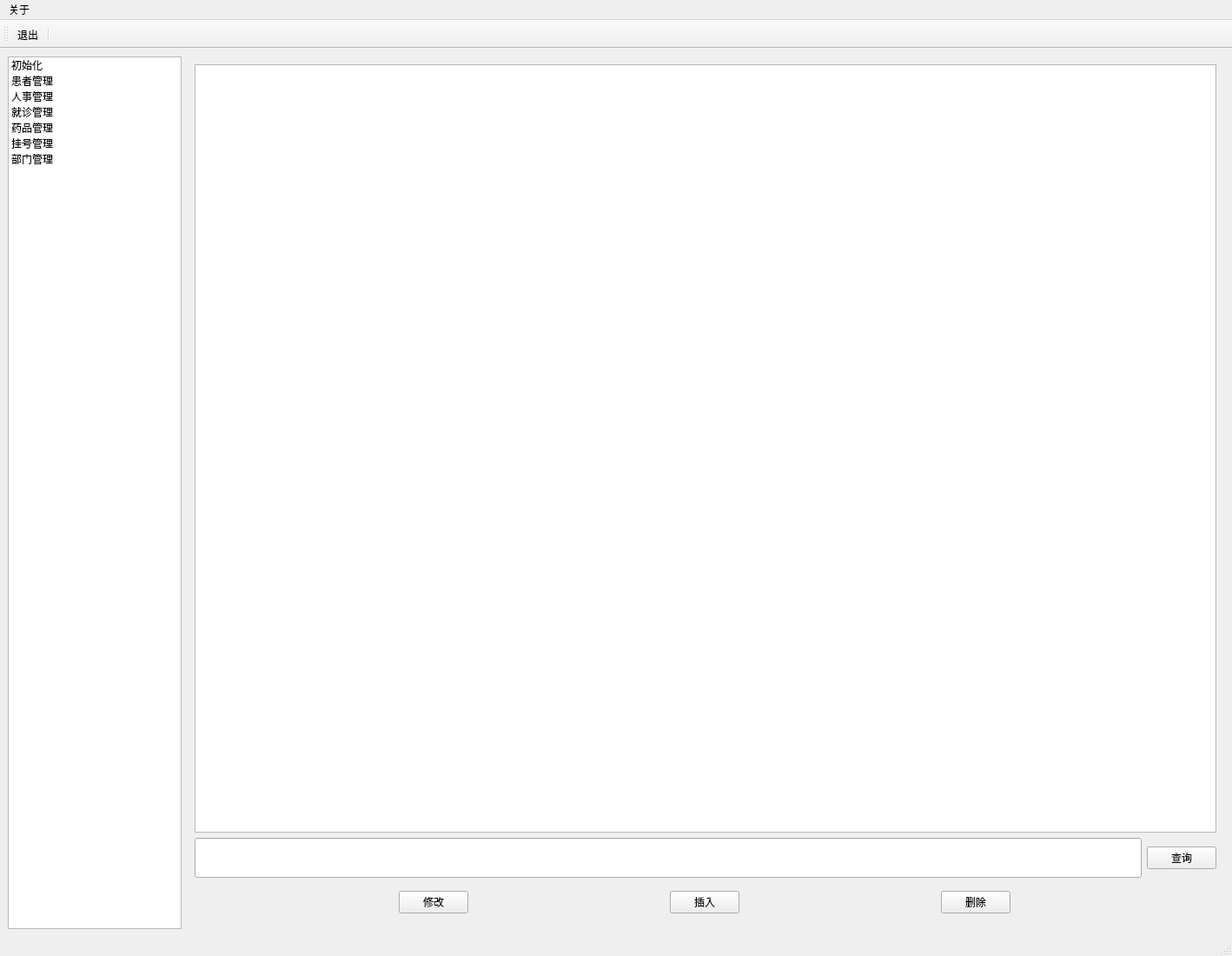
<?xml version="1.0" encoding="UTF-8"?>
<ui version="4.0">
 <class>mainWindow</class>
 <widget class="QMainWindow" name="mainWindow">
  <property name="geometry">
   <rect>
    <x>0</x>
    <y>0</y>
    <width>1418</width>
    <height>1100</height>
   </rect>
  </property>
  <property name="sizePolicy">
   <sizepolicy hsizetype="Preferred" vsizetype="Preferred">
    <horstretch>0</horstretch>
    <verstretch>0</verstretch>
   </sizepolicy>
  </property>
  <property name="contextMenuPolicy">
   <enum>Qt::DefaultContextMenu</enum>
  </property>
  <property name="windowTitle">
   <string>管理员</string>
  </property>
  <widget class="QWidget" name="centralwidget">
   <property name="sizePolicy">
    <sizepolicy hsizetype="Preferred" vsizetype="Preferred">
     <horstretch>0</horstretch>
     <verstretch>0</verstretch>
    </sizepolicy>
   </property>
   <layout class="QHBoxLayout" name="horizontalLayout">
    <item>
     <widget class="QListWidget" name="listWidget">
      <property name="sizePolicy">
       <sizepolicy hsizetype="Fixed" vsizetype="Expanding">
        <horstretch>0</horstretch>
        <verstretch>0</verstretch>
       </sizepolicy>
      </property>
      <property name="minimumSize">
       <size>
        <width>200</width>
        <height>0</height>
       </size>
      </property>
      <property name="maximumSize">
       <size>
        <width>200</width>
        <height>16777215</height>
       </size>
      </property>
      <item>
       <property name="text">
        <string>初始化</string>
       </property>
      </item>
      <item>
       <property name="text">
        <string>患者管理</string>
       </property>
      </item>
      <item>
       <property name="text">
        <string>人事管理</string>
       </property>
      </item>
      <item>
       <property name="text">
        <string>就诊管理</string>
       </property>
      </item>
      <item>
       <property name="text">
        <string>药品管理</string>
       </property>
      </item>
      <item>
       <property name="text">
        <string>挂号管理</string>
       </property>
      </item>
      <item>
       <property name="text">
        <string>部门管理</string>
       </property>
      </item>
     </widget>
    </item>
    <item>
     <widget class="QStackedWidget" name="stackedWidget">
      <property name="cursor">
       <cursorShape>ArrowCursor</cursorShape>
      </property>
      <property name="currentIndex">
       <number>1</number>
      </property>
      <widget class="QWidget" name="page_1">
       <layout class="QVBoxLayout" name="verticalLayout">
        <item>
         <widget class="QWidget" name="widget_1" native="true">
          <layout class="QHBoxLayout" name="horizontalLayout_5">
           <item>
            <widget class="QPushButton" name="btn_createDB">
             <property name="sizePolicy">
              <sizepolicy hsizetype="Fixed" vsizetype="Fixed">
               <horstretch>0</horstretch>
               <verstretch>0</verstretch>
              </sizepolicy>
             </property>
             <property name="text">
              <string>创建数据库</string>
             </property>
            </widget>
           </item>
           <item>
            <widget class="QPushButton" name="btn_importDB">
             <property name="sizePolicy">
              <sizepolicy hsizetype="Fixed" vsizetype="Fixed">
               <horstretch>0</horstretch>
               <verstretch>0</verstretch>
              </sizepolicy>
             </property>
             <property name="text">
              <string>导入数据</string>
             </property>
            </widget>
           </item>
          </layout>
         </widget>
        </item>
        <item>
         <widget class="QPlainTextEdit" name="Info"/>
        </item>
       </layout>
      </widget>
      <widget class="QWidget" name="page_2">
       <layout class="QVBoxLayout" name="verticalLayout_2">
        <item>
         <widget class="QTableWidget" name="patientTable">
          <property name="editTriggers">
           <set>QAbstractItemView::NoEditTriggers</set>
          </property>
          <property name="selectionMode">
           <enum>QAbstractItemView::SingleSelection</enum>
          </property>
          <property name="selectionBehavior">
           <enum>QAbstractItemView::SelectRows</enum>
          </property>
         </widget>
        </item>
        <item>
         <layout class="QHBoxLayout" name="horizontalLayout_10">
          <item>
           <widget class="QLineEdit" name="patientInfo">
            <property name="minimumSize">
             <size>
              <width>0</width>
              <height>46</height>
             </size>
            </property>
            <property name="maximumSize">
             <size>
              <width>16777215</width>
              <height>46</height>
             </size>
            </property>
           </widget>
          </item>
          <item>
           <widget class="QPushButton" name="btn_patientQuery">
            <property name="text">
             <string>查询</string>
            </property>
           </widget>
          </item>
         </layout>
        </item>
        <item>
         <widget class="QWidget" name="widget_2" native="true">
          <layout class="QHBoxLayout" name="horizontalLayout_3">
           <item>
            <widget class="QPushButton" name="btn_patientUpdate">
             <property name="sizePolicy">
              <sizepolicy hsizetype="Fixed" vsizetype="Fixed">
               <horstretch>0</horstretch>
               <verstretch>0</verstretch>
              </sizepolicy>
             </property>
             <property name="text">
              <string>修改</string>
             </property>
            </widget>
           </item>
           <item>
            <widget class="QPushButton" name="btn_patientInsert">
             <property name="sizePolicy">
              <sizepolicy hsizetype="Fixed" vsizetype="Fixed">
               <horstretch>0</horstretch>
               <verstretch>0</verstretch>
              </sizepolicy>
             </property>
             <property name="text">
              <string>插入</string>
             </property>
            </widget>
           </item>
           <item>
            <widget class="QPushButton" name="btn_patientDelete">
             <property name="sizePolicy">
              <sizepolicy hsizetype="Fixed" vsizetype="Fixed">
               <horstretch>0</horstretch>
               <verstretch>0</verstretch>
              </sizepolicy>
             </property>
             <property name="text">
              <string>删除</string>
             </property>
            </widget>
           </item>
          </layout>
         </widget>
        </item>
       </layout>
      </widget>
      <widget class="QWidget" name="page_3">
       <layout class="QVBoxLayout" name="verticalLayout_3">
        <item>
         <widget class="QWidget" name="widget_5" native="true">
          <layout class="QHBoxLayout" name="horizontalLayout_7">
           <property name="leftMargin">
            <number>0</number>
           </property>
           <property name="topMargin">
            <number>0</number>
           </property>
           <property name="bottomMargin">
            <number>0</number>
           </property>
           <item>
            <widget class="QComboBox" name="HRComboBox">
             <property name="sizePolicy">
              <sizepolicy hsizetype="Preferred" vsizetype="Fixed">
               <horstretch>0</horstretch>
               <verstretch>0</verstretch>
              </sizepolicy>
             </property>
            </widget>
           </item>
           <item>
            <spacer name="horizontalSpacer">
             <property name="orientation">
              <enum>Qt::Horizontal</enum>
             </property>
             <property name="sizeHint" stdset="0">
              <size>
               <width>40</width>
               <height>20</height>
              </size>
             </property>
            </spacer>
           </item>
          </layout>
         </widget>
        </item>
        <item>
         <widget class="QTableWidget" name="HRTable">
          <property name="editTriggers">
           <set>QAbstractItemView::NoEditTriggers</set>
          </property>
          <property name="selectionMode">
           <enum>QAbstractItemView::SingleSelection</enum>
          </property>
          <property name="selectionBehavior">
           <enum>QAbstractItemView::SelectRows</enum>
          </property>
         </widget>
        </item>
        <item>
         <layout class="QHBoxLayout" name="horizontalLayout_11">
          <item>
           <widget class="QLineEdit" name="HRInfo">
            <property name="minimumSize">
             <size>
              <width>0</width>
              <height>46</height>
             </size>
            </property>
            <property name="maximumSize">
             <size>
              <width>16777215</width>
              <height>46</height>
             </size>
            </property>
           </widget>
          </item>
          <item>
           <widget class="QPushButton" name="btn_HRQuery">
            <property name="text">
             <string>查询</string>
            </property>
           </widget>
          </item>
         </layout>
        </item>
        <item>
         <widget class="QWidget" name="widget_3" native="true">
          <layout class="QHBoxLayout" name="horizontalLayout_4">
           <item>
            <widget class="QPushButton" name="btn_HRUpdate">
             <property name="sizePolicy">
              <sizepolicy hsizetype="Fixed" vsizetype="Fixed">
               <horstretch>0</horstretch>
               <verstretch>0</verstretch>
              </sizepolicy>
             </property>
             <property name="text">
              <string>修改</string>
             </property>
            </widget>
           </item>
           <item>
            <widget class="QPushButton" name="btn_HRInsert">
             <property name="sizePolicy">
              <sizepolicy hsizetype="Fixed" vsizetype="Fixed">
               <horstretch>0</horstretch>
               <verstretch>0</verstretch>
              </sizepolicy>
             </property>
             <property name="text">
              <string>插入</string>
             </property>
            </widget>
           </item>
           <item>
            <widget class="QPushButton" name="btn_HRDelete">
             <property name="sizePolicy">
              <sizepolicy hsizetype="Fixed" vsizetype="Fixed">
               <horstretch>0</horstretch>
               <verstretch>0</verstretch>
              </sizepolicy>
             </property>
             <property name="text">
              <string>删除</string>
             </property>
            </widget>
           </item>
          </layout>
         </widget>
        </item>
       </layout>
      </widget>
      <widget class="QWidget" name="page_4">
       <layout class="QVBoxLayout" name="verticalLayout_4">
        <item>
         <widget class="QWidget" name="widget_6" native="true">
          <layout class="QHBoxLayout" name="horizontalLayout_8">
           <property name="leftMargin">
            <number>0</number>
           </property>
           <property name="topMargin">
            <number>0</number>
           </property>
           <property name="bottomMargin">
            <number>0</number>
           </property>
           <item>
            <widget class="QComboBox" name="TreatComboBox">
             <property name="sizePolicy">
              <sizepolicy hsizetype="Preferred" vsizetype="Fixed">
               <horstretch>0</horstretch>
               <verstretch>0</verstretch>
              </sizepolicy>
             </property>
             <item>
              <property name="text">
               <string>医生</string>
              </property>
             </item>
             <item>
              <property name="text">
               <string>护士</string>
              </property>
             </item>
             <item>
              <property name="text">
               <string>药剂师</string>
              </property>
             </item>
             <item>
              <property name="text">
               <string>收银员</string>
              </property>
             </item>
            </widget>
           </item>
           <item>
            <spacer name="horizontalSpacer_2">
             <property name="orientation">
              <enum>Qt::Horizontal</enum>
             </property>
             <property name="sizeHint" stdset="0">
              <size>
               <width>40</width>
               <height>20</height>
              </size>
             </property>
            </spacer>
           </item>
          </layout>
         </widget>
        </item>
        <item>
         <widget class="QTableWidget" name="treatTable">
          <property name="editTriggers">
           <set>QAbstractItemView::NoEditTriggers</set>
          </property>
          <property name="selectionMode">
           <enum>QAbstractItemView::SingleSelection</enum>
          </property>
          <property name="selectionBehavior">
           <enum>QAbstractItemView::SelectRows</enum>
          </property>
         </widget>
        </item>
        <item>
         <layout class="QHBoxLayout" name="horizontalLayout_9">
          <item>
           <widget class="QLineEdit" name="TreatInfo">
            <property name="minimumSize">
             <size>
              <width>0</width>
              <height>46</height>
             </size>
            </property>
            <property name="maximumSize">
             <size>
              <width>16777215</width>
              <height>46</height>
             </size>
            </property>
           </widget>
          </item>
          <item>
           <widget class="QPushButton" name="btn_TreatQuery">
            <property name="text">
             <string>查询</string>
            </property>
           </widget>
          </item>
         </layout>
        </item>
        <item>
         <widget class="QWidget" name="widget" native="true">
          <layout class="QHBoxLayout" name="horizontalLayout_2">
           <item>
            <widget class="QPushButton" name="btn_TreatUpdate">
             <property name="sizePolicy">
              <sizepolicy hsizetype="Fixed" vsizetype="Fixed">
               <horstretch>0</horstretch>
               <verstretch>0</verstretch>
              </sizepolicy>
             </property>
             <property name="text">
              <string>修改</string>
             </property>
            </widget>
           </item>
           <item>
            <widget class="QPushButton" name="btn_TreatInsert">
             <property name="sizePolicy">
              <sizepolicy hsizetype="Fixed" vsizetype="Fixed">
               <horstretch>0</horstretch>
               <verstretch>0</verstretch>
              </sizepolicy>
             </property>
             <property name="text">
              <string>插入</string>
             </property>
            </widget>
           </item>
           <item>
            <widget class="QPushButton" name="btn_TreatDelete">
             <property name="sizePolicy">
              <sizepolicy hsizetype="Fixed" vsizetype="Fixed">
               <horstretch>0</horstretch>
               <verstretch>0</verstretch>
              </sizepolicy>
             </property>
             <property name="text">
              <string>删除</string>
             </property>
            </widget>
           </item>
          </layout>
         </widget>
        </item>
       </layout>
      </widget>
      <widget class="QWidget" name="page_5">
       <layout class="QVBoxLayout" name="verticalLayout_5">
        <item>
         <widget class="QWidget" name="widget_7" native="true">
          <layout class="QHBoxLayout" name="horizontalLayout_12">
           <property name="leftMargin">
            <number>0</number>
           </property>
           <property name="topMargin">
            <number>0</number>
           </property>
           <property name="bottomMargin">
            <number>0</number>
           </property>
           <item>
            <widget class="QComboBox" name="TreatComboBox_2">
             <property name="sizePolicy">
              <sizepolicy hsizetype="Preferred" vsizetype="Fixed">
               <horstretch>0</horstretch>
               <verstretch>0</verstretch>
              </sizepolicy>
             </property>
            </widget>
           </item>
           <item>
            <spacer name="horizontalSpacer_3">
             <property name="orientation">
              <enum>Qt::Horizontal</enum>
             </property>
             <property name="sizeHint" stdset="0">
              <size>
               <width>40</width>
               <height>20</height>
              </size>
             </property>
            </spacer>
           </item>
          </layout>
         </widget>
        </item>
        <item>
         <widget class="QTableWidget" name="nurseTable">
          <property name="editTriggers">
           <set>QAbstractItemView::NoEditTriggers</set>
          </property>
          <property name="selectionMode">
           <enum>QAbstractItemView::SingleSelection</enum>
          </property>
          <property name="selectionBehavior">
           <enum>QAbstractItemView::SelectRows</enum>
          </property>
         </widget>
        </item>
        <item>
         <layout class="QHBoxLayout" name="horizontalLayout_13">
          <item>
           <widget class="QLineEdit" name="TreatInfo_2">
            <property name="minimumSize">
             <size>
              <width>0</width>
              <height>46</height>
             </size>
            </property>
            <property name="maximumSize">
             <size>
              <width>16777215</width>
              <height>46</height>
             </size>
            </property>
           </widget>
          </item>
          <item>
           <widget class="QPushButton" name="btn_TreatQuery_2">
            <property name="text">
             <string>查询</string>
            </property>
           </widget>
          </item>
         </layout>
        </item>
        <item>
         <widget class="QWidget" name="widget_4" native="true">
          <layout class="QHBoxLayout" name="horizontalLayout_6">
           <item>
            <widget class="QPushButton" name="btn_nurseUpdate">
             <property name="sizePolicy">
              <sizepolicy hsizetype="Fixed" vsizetype="Fixed">
               <horstretch>0</horstretch>
               <verstretch>0</verstretch>
              </sizepolicy>
             </property>
             <property name="text">
              <string>修改</string>
             </property>
            </widget>
           </item>
           <item>
            <widget class="QPushButton" name="btn_nurseInsert">
             <property name="sizePolicy">
              <sizepolicy hsizetype="Fixed" vsizetype="Fixed">
               <horstretch>0</horstretch>
               <verstretch>0</verstretch>
              </sizepolicy>
             </property>
             <property name="text">
              <string>插入</string>
             </property>
            </widget>
           </item>
           <item>
            <widget class="QPushButton" name="btn_nurseDelete">
             <property name="sizePolicy">
              <sizepolicy hsizetype="Fixed" vsizetype="Fixed">
               <horstretch>0</horstretch>
               <verstretch>0</verstretch>
              </sizepolicy>
             </property>
             <property name="text">
              <string>删除</string>
             </property>
            </widget>
           </item>
          </layout>
         </widget>
        </item>
       </layout>
      </widget>
     </widget>
    </item>
   </layout>
  </widget>
  <widget class="QMenuBar" name="menubar">
   <property name="geometry">
    <rect>
     <x>0</x>
     <y>0</y>
     <width>1418</width>
     <height>37</height>
    </rect>
   </property>
   <widget class="QMenu" name="menu_2">
    <property name="title">
     <string>关于</string>
    </property>
    <addaction name="actionQuit"/>
   </widget>
   <addaction name="menu_2"/>
  </widget>
  <widget class="QStatusBar" name="statusbar"/>
  <widget class="QToolBar" name="toolBar">
   <property name="windowTitle">
    <string>toolBar</string>
   </property>
   <attribute name="toolBarArea">
    <enum>TopToolBarArea</enum>
   </attribute>
   <attribute name="toolBarBreak">
    <bool>false</bool>
   </attribute>
   <addaction name="actionQuit"/>
   <addaction name="separator"/>
  </widget>
  <action name="actionInit">
   <property name="text">
    <string>初始化</string>
   </property>
  </action>
  <action name="actionQuit">
   <property name="text">
    <string>退出</string>
   </property>
  </action>
 </widget>
 <resources/>
 <connections/>
</ui>
